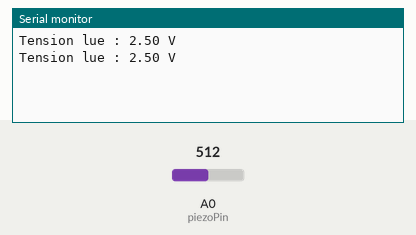
The sketch below on a simulated Arduino Uno, built with avr-gcc and run on an emulated ATmega328P. Parts: the last lines printed to the serial monitor. The inputs (shaded band) are chosen by the test bench; at power-on: A0 (piezoPin) = 512.

Above: at 1.8 s.
1.9 s: A0 (piezoPin) set to 716
At 2.6 s:
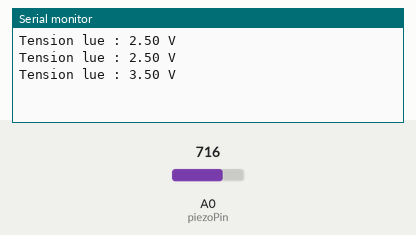
3.4 s: A0 (piezoPin) set to 900
At 4.8 s:
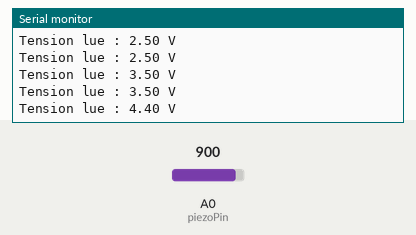
Timing chart, 0 to 6.4 s (numbered marks = the images above; inputs shaded):
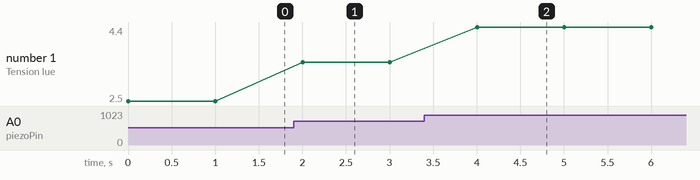

The sketch:

Piezobutton.ino
```cpp
const int piezoPin = A0; // Capteur Piezo connecté à A0
float voltage;

void setup() {
    Serial.begin(9600); // Initialisation du moniteur série à 9600 bauds
}

void loop() {
    int sensorValue = analogRead(piezoPin); // Lecture de la valeur brute
    voltage = sensorValue * (5.0 / 1023.0); // Conversion en tension (5V max, résolution 10 bits)

    Serial.print("Tension lue : ");
    Serial.print(voltage);
    Serial.println(" V"); // Affichage de la tension en volts


    delay(1000);
}
```

Measured:
- after the input at 1.9 s, the serial monitor: prints a new line after 0.10 s (image 1)
- after the input at 3.4 s, the serial monitor: prints a new line after 0.60 s (image 2)
- plotted number 1: 2.5 → 3.5 after the input at 1.9 s, 3.5 → 4.4 after the input at 3.4 s
